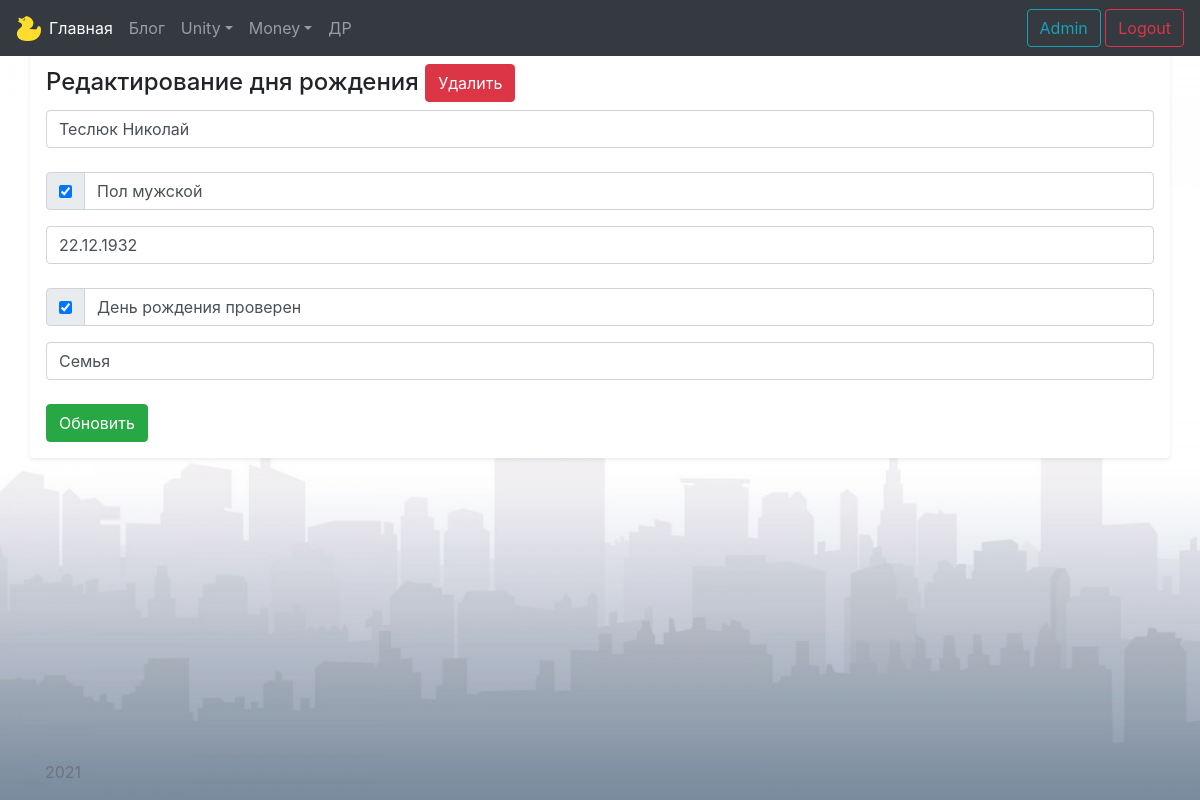
/birthdays/75/update (signed in), run on the app's committed database.
### models/birthday.py (models this page shows)
class Birthday(db.Model):
    id = db.Column(db.Integer, primary_key=True)
    name = db.Column(db.String(100), nullable=False)
    male = db.Column(db.Boolean, default=True)
    birth_day = db.Column(db.Integer)
    birth_month = db.Column(db.Integer)
    birth_year = db.Column(db.Integer)
    birthday_checked = db.Column(db.Boolean, default=False)
    comment = db.Column(db.Text)

### views/birthday.py (the view)
@app.route('/birthdays/<int:birthday_id>/update', methods=['POST', 'GET'])
@login_required
def birthday_update(birthday_id):
    birthday = Birthday.query.get(birthday_id)
    if request.method == 'POST':
        birthday.name = request.form['name']
        birthday.male = True if request.form.getlist('male') else False
        birthday_list = request.form['birthday'].split('.')
        birthday.birth_day = int(birthday_list[0])
        birthday.birth_month = int(birthday_list[1])
        birthday.birth_year = int(birthday_list[2])
        birthday.birthday_checked = True if request.form.getlist('birthday_checked') else False
        birthday.comment = request.form['comment']
        try:
            db.session.commit()
            return redirect('/birthdays/all')
        except:
            return "When birthday updating rise exception"
    else:
        return render_template('birthdays/birthday_update.html', birthday=birthday)

### templates/birthdays/birthday_update.html (shortened to what this page needs)
{% extends 'base.html' %}
{% block body %}
<div class="container pt-5 my-3 p-3 bg-white rounded shadow-sm">
    <h4>Редактирование дня рождения
    <a href="/birthdays/{{ birthday.id }}/del" class="btn btn-danger">Удалить</a></h4>
    <form method="post">
        <input type="text" id="name" name="name" class="form-control" value="{{ birthday.name }}"><br>
        <div class="input-group mb-3">
            <div class="input-group-prepend">
                <div class="input-group-text">
                    {% if birthday.male == 1 %}
                    <input type="checkbox" id="male" name="male" value="male" checked>
                    {% else %}
                    <input type="checkbox" id="male" name="male" value="male">
                    {% endif %}
                </div>
            </div>
            <label class="form-control">Пол мужской</label>
        </div>
        <input type="text" id="birthday" name="birthday" class="form-control"
               value="{{ birthday.birth_day }}.{{ birthday.birth_month }}.{{ birthday.birth_year }}"><br>
        <div class="input-group mb-3">
            <div class="input-group-prepend">
                <div class="input-group-text">
                    {% if birthday.birthday_checked == 1 %}
                    <input type="checkbox" id="birthday_checked" name="birthday_checked" value="birthday_checked" checked>
                    {% else %}
                    <input type="checkbox" id="birthday_checked" name="birthday_checked" value="birthday_checked">
                    {% endif %}
                </div>
            </div>
            <label class="form-control">День рождения проверен</label>
        </div>
        <input type="text" id="comment" name="comment" class="form-control" value="{{ birthday.comment }}"><br>
        <input type="submit" class="btn btn-success" value="Обновить"><br>
    </form>
</div>
{% endblock %}

### templates/base.html (style rules this page uses)
body { background-color: #E0E0E0; background-image: url('/static/bg.jpg'); background-repeat: no-repeat; background-attachment: fixed; background-size: cover; }

### data on the page
Birthday: name "Теслюк Николай", birthday "22.12.1932", comment "Семья"
